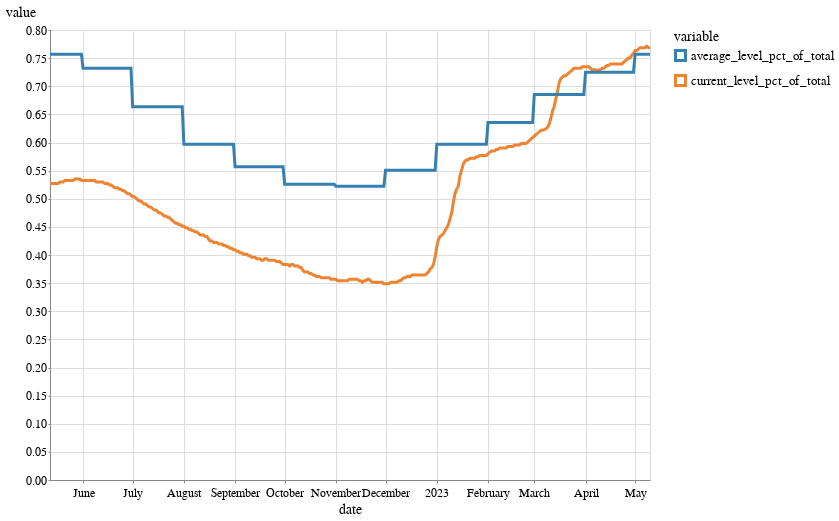

This figure's notebook cell:
### Code cell
alt.Chart(melt).mark_line().encode(
    x="date",
    y="value",
    color="variable"
).properties(width=600)

### Figure 1 — Vega-Lite specification as saved in the notebook (floating-point values rounded to 4 significant figures; data arrays with more than 128 entries replaced by an {"elided": "..."} marker saying what was removed)
{"config": {"view": {"width": 800, "height": 450}, "background": "#ffffff", "title": {"anchor": "start", "font": "BentonGothic-Bold, sans", "fontColor": "#000000", "fontSize": 22, "fontWeight": "normal"}, "arc": {"fill": "#82c6df"}, "area": {"fill": "#82c6df"}, "line": {"stroke": "#82c6df", "strokeWidth": 3}, "path": {"stroke": "#82c6df"}, "rect": {"fill": "#82c6df"}, "shape": {"stroke": "#82c6df"}, "bar": {"fill": "#82c6df"}, "point": {"stroke": "#82c6df"}, "symbol": {"fill": "#82c6df", "size": 30}, "axis": {"titleFont": "BentonGothic-Bold, sans", "titleFontSize": 14, "titleFontWeight": "normal", "labelFont": "BentonGothic, sans", "labelFontSize": 12, "labelFontWeight": "normal"}, "axisX": {"labelAngle": 0, "labelPadding": 4, "tickSize": 3}, "axisY": {"labelBaseline": "middle", "maxExtent": 45, "minExtent": 45, "tickSize": 2, "titleAlign": "left", "titleAngle": 0, "titleX": -45, "titleY": -11}, "legend": {"titleFont": "BentonGothic-Bold, sans", "titleFontSize": 14, "titleFontWeight": "normal", "symbolType": "square", "labelFont": "BentonGothic, sans", "labelFontSize": 13}, "range": {"category": ["#3580b1", "#ec8431", "#ab7fb4", "#c89d29", "#adc839", "#829eb1"], "diverging": ["#e68a4f", "#f4bb6a", "#f9e39c", "#dadfe2", "#a6b7c6", "#849eae"], "heatmap": ["#fbf2c7", "#f9e39c", "#f8d36e", "#f4bb6a", "#e68a4f", "#d15a40", "#ab4232"], "ordinal": ["#fbf2c7", "#f9e39c", "#f8d36e", "#f4bb6a", "#e68a4f", "#d15a40", "#ab4232"], "ramp": ["#fbf2c7", "#f9e39c", "#f8d36e", "#f4bb6a", "#e68a4f", "#d15a40", "#ab4232"]}}, "data": {"name": "data-b25bb8ec91f0df9c23583dcb25a00733"}, "mark": "line", "encoding": {"color": {"field": "variable", "type": "nominal"}, "x": {"field": "date", "type": "temporal"}, "y": {"field": "value", "type": "quantitative"}}, "width": 600, "$schema": "https://vega.github.io/schema/vega-lite/v4.17.0.json", "datasets": {"data-b25bb8ec91f0df9c23583dcb25a00733": {"elided": "728 records"}}}
